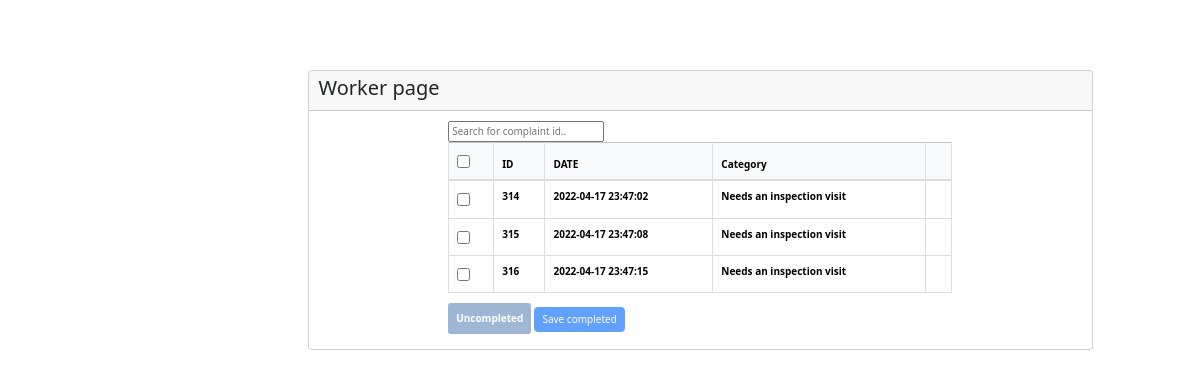
The page /pages/workerbox.php on the database its author committed.
### tables this page shows
CREATE TABLE `assign` (
  `userId` int(4) NOT NULL,
  `compliantId` int(11) NOT NULL,
  `saved` int(1) NOT NULL
);

CREATE TABLE `complaint` (
  `complaintId` int(11) NOT NULL,
  `date` timestamp NOT NULL DEFAULT current_timestamp(),
  `category` varchar(50) NOT NULL,
  `status` varchar(20) NOT NULL DEFAULT 'Not Processed',
  `description` varchar(500) DEFAULT NULL,
  `images` text DEFAULT NULL,
  `roomNum` varchar(8) NOT NULL,
  `idofuser` int(4) NOT NULL
);

### pages/workerbox.php (the view, shortened to what this page needs)
<?php
$servername = "localhost";
$username = "root";
$password = "";
$dbname = "muqu";
$con = mysqli_connect($servername, $username, $password, $dbname) or die("Error: " . mysqli_error($con));
$result = @mysqli_query($con, "SELECT * FROM complaint pk, assign fk where pk.complaintId =fk.compliantId and fk.saved='0'  ") or die("Error: " . mysqli_error($con));
?>
<!DOCTYPE html>
<html>
  <link href="bootstrap5/css/bootstrap.min.css" rel="stylesheet">
  <link rel="stylesheet" href="https://cdn.jsdelivr.net/npm/bootstrap-select@1.13.14/dist/css/bootstrap-select.min.css">
  <link href="https://cdn.datatables.net/1.10.16/css/jquery.dataTables.min.css" rel="stylesheet"/>
  <link rel="stylesheet" href="http://netdna.bootstrapcdn.com/bootstrap/3.3.2/css/bootstrap.min.css">
<head>
<header class="navbar navbar-expand-md navbar-dark bd-navbar   "  > </header>
<div class="container-fluid">
  <div class="row justify-content-center ">
    <div class="col-md-8 col-md-offset-2">
    <div class="card text-left">
      <div class="card-header">
      <h2> Worker page</h2>
      </div>
      <div class="card-body">
    <link rel="stylesheet" href="css/bootstrap.css" type="text/css" />
</head>
<body>
    <div class="row">
        <div class="col-md-8 col-md-offset-2">
          <form method="post" id="form" action="workerbutton.php" class="" novalidate>
            <input type="text" id="myInput" onkeyup="myFunction()" placeholder="Search for complaint id.." >
            <br/>
            <table class="table table-bordered" id="dev-table">
              <thead class="table-light">
                    <tr>
                    <th > <input type="checkbox"  value="bar1" onClick="toggle(this)"  /></th> </th>
                    <th >ID  </th>
                    <th>DATE</th>
                    <th >Category</th>
                      <th >  </th>
                    </tr>
                </thead>
                <tbody>
                  <?php while($row = mysqli_fetch_assoc($result)) { ?>
                  <tr>
                    <td scope="row"><input name="chk_id[]" type="checkbox" class='chkbox' value="<?php echo $row['complaintId']; ?>"/></td>
                    <td><label><?php echo $row['complaintId'];?></label>
                    <input type="hidden" name="chk_complaint[]" value="<?php echo $row['complaintId'];?>"></td>
                    <td><label><?php echo $row['date'];?></label>
                    <input type="hidden" name="chk_date[]" value="<?php echo $row['date'];?>"></td>
                    <td><label><?php echo $row['category'];?></label>
                    <input type="hidden" name="chk_category[]" value="<?php echo $row['category'];?>"></td>
                  <td><input type="hidden" name="chk_wrkid[]" value="<?php echo $row['userId'];?>"></td>
                </tr>
                <?php } ?>
                </tbody>
            </table>
            <label for="un">Uncompleted</label>
            <button type="submit" disabled="disabled"name="submit" class="btn btn-primary" id="save" data-bs-toggle="modal">Save completed</button>
            </form>
        </div>
    </div>
</body>
</html>

### pages/workerbox.php (style rules this page uses)
td { border:1px solid black; }
input[type=checkbox]+label { color: #fff; padding: 8px; background-color: #a0b6d5; border-color: #a0b6d5; border-radius:3px; }

### rows shown on the page
assign: compliantId.complaintId "314", compliantId.date "2022-04-17 23:47:02", compliantId.category "Needs an inspection visit"
assign: compliantId.complaintId "315", compliantId.date "2022-04-17 23:47:08", compliantId.category "Needs an inspection visit"
assign: compliantId.complaintId "316", compliantId.date "2022-04-17 23:47:15", compliantId.category "Needs an inspection visit"
